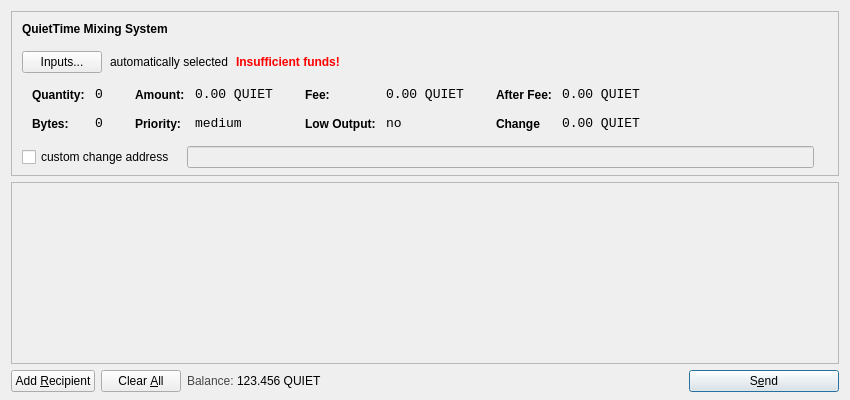
<?xml version="1.0" encoding="UTF-8"?>
<ui version="4.0">
 <class>SendCoinsDialog</class>
 <widget class="QDialog" name="SendCoinsDialog">
  <property name="geometry">
   <rect>
    <x>0</x>
    <y>0</y>
    <width>850</width>
    <height>400</height>
   </rect>
  </property>
  <property name="windowTitle">
   <string>Send Coins</string>
  </property>
  <layout class="QVBoxLayout" name="verticalLayout" stretch="0,1,0">
   <property name="bottomMargin">
    <number>8</number>
   </property>
   <item>
    <widget class="QFrame" name="frameCoinControl">
     <property name="sizePolicy">
      <sizepolicy hsizetype="Expanding" vsizetype="Expanding">
       <horstretch>0</horstretch>
       <verstretch>0</verstretch>
      </sizepolicy>
     </property>
     <property name="maximumSize">
      <size>
       <width>16777215</width>
       <height>16777215</height>
      </size>
     </property>
     <property name="frameShape">
      <enum>QFrame::StyledPanel</enum>
     </property>
     <property name="frameShadow">
      <enum>QFrame::Sunken</enum>
     </property>
     <layout class="QVBoxLayout" name="verticalLayoutCoinControl2">
      <property name="spacing">
       <number>6</number>
      </property>
      <property name="leftMargin">
       <number>0</number>
      </property>
      <property name="topMargin">
       <number>0</number>
      </property>
      <property name="rightMargin">
       <number>0</number>
      </property>
      <property name="bottomMargin">
       <number>6</number>
      </property>
      <item>
       <layout class="QVBoxLayout" name="verticalLayoutCoinControl" stretch="0,0,0,0,1">
        <property name="spacing">
         <number>0</number>
        </property>
        <property name="leftMargin">
         <number>10</number>
        </property>
        <property name="topMargin">
         <number>10</number>
        </property>
        <item>
         <layout class="QHBoxLayout" name="horizontalLayoutCoinControl1">
          <property name="bottomMargin">
           <number>15</number>
          </property>
          <item>
           <widget class="QLabel" name="labelCoinControlFeatures">
            <property name="sizePolicy">
             <sizepolicy hsizetype="Preferred" vsizetype="Maximum">
              <horstretch>0</horstretch>
              <verstretch>0</verstretch>
             </sizepolicy>
            </property>
            <property name="font">
             <font>
              <weight>75</weight>
              <bold>true</bold>
             </font>
            </property>
            <property name="styleSheet">
             <string notr="true">font-weight:bold;</string>
            </property>
            <property name="text">
             <string>QuietTime Mixing System</string>
            </property>
           </widget>
          </item>
         </layout>
        </item>
        <item>
         <layout class="QHBoxLayout" name="horizontalLayoutCoinControl2" stretch="0,0,0,0">
          <property name="spacing">
           <number>8</number>
          </property>
          <property name="bottomMargin">
           <number>10</number>
          </property>
          <item>
           <widget class="QPushButton" name="pushButtonCoinControl">
            <property name="styleSheet">
             <string notr="true"/>
            </property>
            <property name="text">
             <string>Inputs...</string>
            </property>
           </widget>
          </item>
          <item>
           <widget class="QLabel" name="labelCoinControlAutomaticallySelected">
            <property name="text">
             <string>automatically selected</string>
            </property>
            <property name="margin">
             <number>5</number>
            </property>
           </widget>
          </item>
          <item>
           <widget class="QLabel" name="labelCoinControlInsuffFunds">
            <property name="font">
             <font>
              <weight>75</weight>
              <bold>true</bold>
             </font>
            </property>
            <property name="styleSheet">
             <string notr="true">color:red;font-weight:bold;</string>
            </property>
            <property name="text">
             <string>Insufficient funds!</string>
            </property>
            <property name="margin">
             <number>5</number>
            </property>
           </widget>
          </item>
          <item>
           <spacer name="horizontalSpacerCoinControl">
            <property name="orientation">
             <enum>Qt::Horizontal</enum>
            </property>
            <property name="sizeHint" stdset="0">
             <size>
              <width>40</width>
              <height>1</height>
             </size>
            </property>
           </spacer>
          </item>
         </layout>
        </item>
        <item>
         <widget class="QWidget" name="widgetCoinControl" native="true">
          <property name="sizePolicy">
           <sizepolicy hsizetype="Preferred" vsizetype="Preferred">
            <horstretch>0</horstretch>
            <verstretch>0</verstretch>
           </sizepolicy>
          </property>
          <property name="minimumSize">
           <size>
            <width>0</width>
            <height>0</height>
           </size>
          </property>
          <property name="styleSheet">
           <string notr="true"/>
          </property>
          <layout class="QHBoxLayout" name="horizontalLayoutCoinControl5">
           <property name="margin">
            <number>0</number>
           </property>
           <item>
            <layout class="QHBoxLayout" name="horizontalLayoutCoinControl3" stretch="0,0,0,1">
             <property name="spacing">
              <number>20</number>
             </property>
             <property name="topMargin">
              <number>0</number>
             </property>
             <property name="bottomMargin">
              <number>10</number>
             </property>
             <item>
              <layout class="QFormLayout" name="formLayoutCoinControl1">
               <property name="horizontalSpacing">
                <number>10</number>
               </property>
               <property name="verticalSpacing">
                <number>14</number>
               </property>
               <property name="leftMargin">
                <number>10</number>
               </property>
               <property name="topMargin">
                <number>4</number>
               </property>
               <property name="rightMargin">
                <number>6</number>
               </property>
               <item row="0" column="0">
                <widget class="QLabel" name="labelCoinControlQuantityText">
                 <property name="styleSheet">
                  <string notr="true">font-weight:bold;</string>
                 </property>
                 <property name="text">
                  <string>Quantity:</string>
                 </property>
                 <property name="margin">
                  <number>0</number>
                 </property>
                </widget>
               </item>
               <item row="0" column="1">
                <widget class="QLabel" name="labelCoinControlQuantity">
                 <property name="font">
                  <font>
                   <family>Monospace</family>
                   <pointsize>10</pointsize>
                  </font>
                 </property>
                 <property name="cursor">
                  <cursorShape>IBeamCursor</cursorShape>
                 </property>
                 <property name="contextMenuPolicy">
                  <enum>Qt::ActionsContextMenu</enum>
                 </property>
                 <property name="text">
                  <string>0</string>
                 </property>
                 <property name="margin">
                  <number>0</number>
                 </property>
                 <property name="textInteractionFlags">
                  <set>Qt::LinksAccessibleByMouse|Qt::TextSelectableByKeyboard|Qt::TextSelectableByMouse</set>
                 </property>
                </widget>
               </item>
               <item row="1" column="0">
                <widget class="QLabel" name="labelCoinControlBytesText">
                 <property name="styleSheet">
                  <string notr="true">font-weight:bold;</string>
                 </property>
                 <property name="text">
                  <string>Bytes:</string>
                 </property>
                </widget>
               </item>
               <item row="1" column="1">
                <widget class="QLabel" name="labelCoinControlBytes">
                 <property name="font">
                  <font>
                   <family>Monospace</family>
                   <pointsize>10</pointsize>
                  </font>
                 </property>
                 <property name="cursor">
                  <cursorShape>IBeamCursor</cursorShape>
                 </property>
                 <property name="contextMenuPolicy">
                  <enum>Qt::ActionsContextMenu</enum>
                 </property>
                 <property name="text">
                  <string>0</string>
                 </property>
                 <property name="textInteractionFlags">
                  <set>Qt::LinksAccessibleByMouse|Qt::TextSelectableByKeyboard|Qt::TextSelectableByMouse</set>
                 </property>
                </widget>
               </item>
              </layout>
             </item>
             <item>
              <layout class="QFormLayout" name="formLayoutCoinControl2">
               <property name="horizontalSpacing">
                <number>10</number>
               </property>
               <property name="verticalSpacing">
                <number>14</number>
               </property>
               <property name="leftMargin">
                <number>6</number>
               </property>
               <property name="topMargin">
                <number>4</number>
               </property>
               <property name="rightMargin">
                <number>6</number>
               </property>
               <item row="0" column="0">
                <widget class="QLabel" name="labelCoinControlAmountText">
                 <property name="styleSheet">
                  <string notr="true">font-weight:bold;</string>
                 </property>
                 <property name="text">
                  <string>Amount:</string>
                 </property>
                 <property name="margin">
                  <number>0</number>
                 </property>
                </widget>
               </item>
               <item row="0" column="1">
                <widget class="QLabel" name="labelCoinControlAmount">
                 <property name="font">
                  <font>
                   <family>Monospace</family>
                   <pointsize>10</pointsize>
                  </font>
                 </property>
                 <property name="cursor">
                  <cursorShape>IBeamCursor</cursorShape>
                 </property>
                 <property name="contextMenuPolicy">
                  <enum>Qt::ActionsContextMenu</enum>
                 </property>
                 <property name="text">
                  <string>0.00 QUIET</string>
                 </property>
                 <property name="textInteractionFlags">
                  <set>Qt::LinksAccessibleByMouse|Qt::TextSelectableByKeyboard|Qt::TextSelectableByMouse</set>
                 </property>
                </widget>
               </item>
               <item row="1" column="0">
                <widget class="QLabel" name="labelCoinControlPriorityText">
                 <property name="styleSheet">
                  <string notr="true">font-weight:bold;</string>
                 </property>
                 <property name="text">
                  <string>Priority:</string>
                 </property>
                </widget>
               </item>
               <item row="1" column="1">
                <widget class="QLabel" name="labelCoinControlPriority">
                 <property name="font">
                  <font>
                   <family>Monospace</family>
                   <pointsize>10</pointsize>
                  </font>
                 </property>
                 <property name="cursor">
                  <cursorShape>IBeamCursor</cursorShape>
                 </property>
                 <property name="contextMenuPolicy">
                  <enum>Qt::ActionsContextMenu</enum>
                 </property>
                 <property name="text">
                  <string>medium</string>
                 </property>
                 <property name="textInteractionFlags">
                  <set>Qt::LinksAccessibleByMouse|Qt::TextSelectableByKeyboard|Qt::TextSelectableByMouse</set>
                 </property>
                </widget>
               </item>
              </layout>
             </item>
             <item>
              <layout class="QFormLayout" name="formLayoutCoinControl3">
               <property name="horizontalSpacing">
                <number>10</number>
               </property>
               <property name="verticalSpacing">
                <number>14</number>
               </property>
               <property name="leftMargin">
                <number>6</number>
               </property>
               <property name="topMargin">
                <number>4</number>
               </property>
               <property name="rightMargin">
                <number>6</number>
               </property>
               <item row="0" column="0">
                <widget class="QLabel" name="labelCoinControlFeeText">
                 <property name="styleSheet">
                  <string notr="true">font-weight:bold;</string>
                 </property>
                 <property name="text">
                  <string>Fee:</string>
                 </property>
                 <property name="margin">
                  <number>0</number>
                 </property>
                </widget>
               </item>
               <item row="0" column="1">
                <widget class="QLabel" name="labelCoinControlFee">
                 <property name="font">
                  <font>
                   <family>Monospace</family>
                   <pointsize>10</pointsize>
                  </font>
                 </property>
                 <property name="cursor">
                  <cursorShape>IBeamCursor</cursorShape>
                 </property>
                 <property name="contextMenuPolicy">
                  <enum>Qt::ActionsContextMenu</enum>
                 </property>
                 <property name="text">
                  <string>0.00 QUIET</string>
                 </property>
                 <property name="textInteractionFlags">
                  <set>Qt::LinksAccessibleByMouse|Qt::TextSelectableByKeyboard|Qt::TextSelectableByMouse</set>
                 </property>
                </widget>
               </item>
               <item row="1" column="0">
                <widget class="QLabel" name="labelCoinControlLowOutputText">
                 <property name="styleSheet">
                  <string notr="true">font-weight:bold;</string>
                 </property>
                 <property name="text">
                  <string>Low Output:</string>
                 </property>
                </widget>
               </item>
               <item row="1" column="1">
                <widget class="QLabel" name="labelCoinControlLowOutput">
                 <property name="font">
                  <font>
                   <family>Monospace</family>
                   <pointsize>10</pointsize>
                  </font>
                 </property>
                 <property name="cursor">
                  <cursorShape>IBeamCursor</cursorShape>
                 </property>
                 <property name="contextMenuPolicy">
                  <enum>Qt::ActionsContextMenu</enum>
                 </property>
                 <property name="text">
                  <string>no</string>
                 </property>
                 <property name="textInteractionFlags">
                  <set>Qt::LinksAccessibleByMouse|Qt::TextSelectableByKeyboard|Qt::TextSelectableByMouse</set>
                 </property>
                </widget>
               </item>
              </layout>
             </item>
             <item>
              <layout class="QFormLayout" name="formLayoutCoinControl4">
               <property name="horizontalSpacing">
                <number>10</number>
               </property>
               <property name="verticalSpacing">
                <number>14</number>
               </property>
               <property name="leftMargin">
                <number>6</number>
               </property>
               <property name="topMargin">
                <number>4</number>
               </property>
               <property name="rightMargin">
                <number>6</number>
               </property>
               <item row="0" column="0">
                <widget class="QLabel" name="labelCoinControlAfterFeeText">
                 <property name="styleSheet">
                  <string notr="true">font-weight:bold;</string>
                 </property>
                 <property name="text">
                  <string>After Fee:</string>
                 </property>
                 <property name="margin">
                  <number>0</number>
                 </property>
                </widget>
               </item>
               <item row="0" column="1">
                <widget class="QLabel" name="labelCoinControlAfterFee">
                 <property name="font">
                  <font>
                   <family>Monospace</family>
                   <pointsize>10</pointsize>
                  </font>
                 </property>
                 <property name="cursor">
                  <cursorShape>IBeamCursor</cursorShape>
                 </property>
                 <property name="contextMenuPolicy">
                  <enum>Qt::ActionsContextMenu</enum>
                 </property>
                 <property name="text">
                  <string>0.00 QUIET</string>
                 </property>
                 <property name="textInteractionFlags">
                  <set>Qt::LinksAccessibleByMouse|Qt::TextSelectableByKeyboard|Qt::TextSelectableByMouse</set>
                 </property>
                </widget>
               </item>
               <item row="1" column="0">
                <widget class="QLabel" name="labelCoinControlChangeText">
                 <property name="styleSheet">
                  <string notr="true">font-weight:bold;</string>
                 </property>
                 <property name="text">
                  <string>Change</string>
                 </property>
                </widget>
               </item>
               <item row="1" column="1">
                <widget class="QLabel" name="labelCoinControlChange">
                 <property name="font">
                  <font>
                   <family>Monospace</family>
                   <pointsize>10</pointsize>
                  </font>
                 </property>
                 <property name="cursor">
                  <cursorShape>IBeamCursor</cursorShape>
                 </property>
                 <property name="contextMenuPolicy">
                  <enum>Qt::ActionsContextMenu</enum>
                 </property>
                 <property name="text">
                  <string>0.00 QUIET</string>
                 </property>
                 <property name="textInteractionFlags">
                  <set>Qt::LinksAccessibleByMouse|Qt::TextSelectableByKeyboard|Qt::TextSelectableByMouse</set>
                 </property>
                </widget>
               </item>
              </layout>
             </item>
            </layout>
           </item>
          </layout>
         </widget>
        </item>
        <item>
         <layout class="QHBoxLayout" name="horizontalLayoutCoinControl4" stretch="0,0,0">
          <property name="spacing">
           <number>12</number>
          </property>
          <property name="sizeConstraint">
           <enum>QLayout::SetDefaultConstraint</enum>
          </property>
          <property name="topMargin">
           <number>5</number>
          </property>
          <property name="rightMargin">
           <number>5</number>
          </property>
          <item>
           <widget class="QCheckBox" name="checkBoxCoinControlChange">
            <property name="text">
             <string>custom change address</string>
            </property>
           </widget>
          </item>
          <item>
           <widget class="QLineEdit" name="lineEditCoinControlChange">
            <property name="enabled">
             <bool>false</bool>
            </property>
            <property name="sizePolicy">
             <sizepolicy hsizetype="Expanding" vsizetype="Fixed">
              <horstretch>0</horstretch>
              <verstretch>0</verstretch>
             </sizepolicy>
            </property>
           </widget>
          </item>
          <item>
           <widget class="QLabel" name="labelCoinControlChangeLabel">
            <property name="sizePolicy">
             <sizepolicy hsizetype="Preferred" vsizetype="Expanding">
              <horstretch>0</horstretch>
              <verstretch>0</verstretch>
             </sizepolicy>
            </property>
            <property name="minimumSize">
             <size>
              <width>0</width>
              <height>0</height>
             </size>
            </property>
            <property name="text">
             <string/>
            </property>
            <property name="margin">
             <number>3</number>
            </property>
           </widget>
          </item>
         </layout>
        </item>
        <item>
         <spacer name="verticalSpacerCoinControl">
          <property name="orientation">
           <enum>Qt::Vertical</enum>
          </property>
          <property name="sizeHint" stdset="0">
           <size>
            <width>800</width>
            <height>1</height>
           </size>
          </property>
         </spacer>
        </item>
       </layout>
      </item>
     </layout>
    </widget>
   </item>
   <item>
    <widget class="QScrollArea" name="scrollArea">
     <property name="widgetResizable">
      <bool>true</bool>
     </property>
     <widget class="QWidget" name="scrollAreaWidgetContents">
      <property name="geometry">
       <rect>
        <x>0</x>
        <y>0</y>
        <width>830</width>
        <height>156</height>
       </rect>
      </property>
      <layout class="QVBoxLayout" name="verticalLayout_2">
       <property name="margin">
        <number>0</number>
       </property>
       <item>
        <layout class="QVBoxLayout" name="entries">
         <property name="spacing">
          <number>6</number>
         </property>
        </layout>
       </item>
       <item>
        <spacer name="verticalSpacer">
         <property name="orientation">
          <enum>Qt::Vertical</enum>
         </property>
         <property name="sizeHint" stdset="0">
          <size>
           <width>20</width>
           <height>40</height>
          </size>
         </property>
        </spacer>
       </item>
      </layout>
     </widget>
    </widget>
   </item>
   <item>
    <layout class="QHBoxLayout" name="horizontalLayout">
     <item>
      <widget class="QPushButton" name="addButton">
       <property name="toolTip">
        <string>Send to multiple recipients at once</string>
       </property>
       <property name="text">
        <string>Add &amp;Recipient</string>
       </property>
       <property name="icon">
        <iconset resource="../bitcoin.qrc">
         <normaloff>:/icons/add</normaloff>:/icons/add</iconset>
       </property>
       <property name="autoDefault">
        <bool>false</bool>
       </property>
      </widget>
     </item>
     <item>
      <widget class="QPushButton" name="clearButton">
       <property name="sizePolicy">
        <sizepolicy hsizetype="Minimum" vsizetype="Fixed">
         <horstretch>0</horstretch>
         <verstretch>0</verstretch>
        </sizepolicy>
       </property>
       <property name="toolTip">
        <string>Remove all transaction fields</string>
       </property>
       <property name="text">
        <string>Clear &amp;All</string>
       </property>
       <property name="icon">
        <iconset resource="../bitcoin.qrc">
         <normaloff>:/icons/remove</normaloff>:/icons/remove</iconset>
       </property>
       <property name="autoRepeatDelay">
        <number>300</number>
       </property>
       <property name="autoDefault">
        <bool>false</bool>
       </property>
      </widget>
     </item>
     <item>
      <layout class="QHBoxLayout" name="horizontalLayout_2">
       <property name="spacing">
        <number>3</number>
       </property>
       <item>
        <widget class="QLabel" name="label">
         <property name="sizePolicy">
          <sizepolicy hsizetype="Preferred" vsizetype="Fixed">
           <horstretch>0</horstretch>
           <verstretch>0</verstretch>
          </sizepolicy>
         </property>
         <property name="styleSheet">
          <string notr="true">#label { color: #464747; }</string>
         </property>
         <property name="text">
          <string>Balance:</string>
         </property>
        </widget>
       </item>
       <item>
        <widget class="QLabel" name="labelBalance">
         <property name="sizePolicy">
          <sizepolicy hsizetype="Preferred" vsizetype="Fixed">
           <horstretch>0</horstretch>
           <verstretch>0</verstretch>
          </sizepolicy>
         </property>
         <property name="cursor">
          <cursorShape>IBeamCursor</cursorShape>
         </property>
         <property name="styleSheet">
          <string notr="true">#label { color: #464747; }</string>
         </property>
         <property name="text">
          <string>123.456 QUIET</string>
         </property>
         <property name="textInteractionFlags">
          <set>Qt::LinksAccessibleByMouse|Qt::TextSelectableByKeyboard|Qt::TextSelectableByMouse</set>
         </property>
        </widget>
       </item>
      </layout>
     </item>
     <item>
      <spacer name="horizontalSpacer">
       <property name="orientation">
        <enum>Qt::Horizontal</enum>
       </property>
       <property name="sizeHint" stdset="0">
        <size>
         <width>40</width>
         <height>20</height>
        </size>
       </property>
      </spacer>
     </item>
     <item>
      <widget class="QPushButton" name="sendButton">
       <property name="minimumSize">
        <size>
         <width>150</width>
         <height>0</height>
        </size>
       </property>
       <property name="toolTip">
        <string>Confirm the send action</string>
       </property>
       <property name="text">
        <string>S&amp;end</string>
       </property>
       <property name="icon">
        <iconset resource="../bitcoin.qrc">
         <normaloff>:/icons/send</normaloff>:/icons/send</iconset>
       </property>
       <property name="default">
        <bool>true</bool>
       </property>
      </widget>
     </item>
    </layout>
   </item>
  </layout>
 </widget>
 <resources>
  <include location="../bitcoin.qrc"/>
 </resources>
 <connections/>
</ui>
